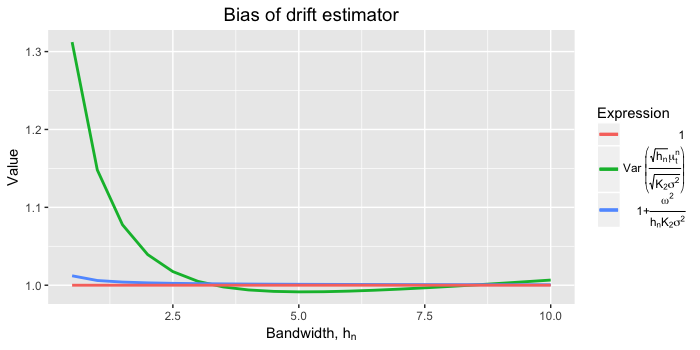

Generate this figure with R:
library(ggplot2)
library(latex2exp)
setwd(Sys.getenv("masters-thesis"))
source("Simulation/Heston.R")
source("Simulation/BlackScholes.R")
source("Simulation/Bursts.R")
source("Simulation/Jumps.R")
source("Estimation/pre-average.R")
source("Estimation/estimates.R")
source("Estimation/estimates_reloaded.R")

set.seed(100)

#################### PARAMETERS THAT DON'T CHANGE ####################
omega2 <- 2.64*10^(-10) #What Mathias wrote
omega <- sqrt(omega2)
K2 <- 0.5 #K2
n <- 23400 /7
mat <- 6.5/(24*7*52) /7 #I cheat a little because it takes too long otherwise. Since it is only evaluated in a single point, it doesn't matter as long as there are enough bandwidths of obs.
dt <- mat/n
Npaths <- 1000
sigma2 <- 0.0457
sigma <- sqrt(sigma2)
#noise_ratio <- omega/(sigma*sqrt(dt))

#Because of lack of memory, it is done in loops
n_loops <- ceiling(Npaths/100)

#List to final values
hd_list <- seq(1,20,by = 1)/ (2*60*24*7*52)
var_bias_temp <- matrix(nrow = n_loops,ncol = length(hd_list))

for (memory in 1:n_loops) {
  #memory <- 1
  print(memory)
  temp_paths <- Npaths / n_loops
  BS <- sim.BlackScholes(mean = 0, sd = sigma, omega = omega, Nsteps = n, Npath = temp_paths)

  #Create dy
  BS$Y <- t(diff(t(as.matrix(BS$Y))))
  
  #################### LOOP OVER H_D ####################
  
  #H_d from 1min to 15min
  for (hd in 1:length(hd_list)) {
    
    #hd <- 2
    desired_index <- n-1 #Takes last index, so K uses as many points as possible
    
    mu_hat <- sqrt(hd_list[hd])/sqrt(K2*sigma^2)*est.mu.mat(data = BS, hd = hd_list[hd], t.index = desired_index)$mu
    var_bias_temp[memory,hd] <- mean(mu_hat^2) #We know it has mean zero, so E(mu^2) is more precise than Var(mu)
  }
}

#The total variance is just the mean of the variances (because the loops have same size)
var_bias <- numeric(length = length(hd_list))
for (hd in 1:length(hd_list)) {
  var_bias[hd] <- mean(var_bias_temp[,hd])
}

#Compute the the bias from the last noise term
noise <- 1+omega^2 / (hd_list*K2*sigma2)


#################### PLOT ####################
hd_minutes <- hd_list*(60*24*7*52)
data <- data.frame(hd = hd_minutes, target = (1:length(hd_minutes)*0)+1, var_bias = var_bias, var_bias_noise = noise)

ggplot() +
  geom_line(data=data, aes(x=hd, y=var_bias, col = "Var_mu"), size = 1) +
  geom_line(data=data, aes(x=hd, y=var_bias_noise, col = "var-noise"), size = 1) +
  geom_line(data=data, aes(x=hd, y=target, col = "1"), size = 1) +
  xlab(TeX("Bandwidth, $h_n$")) + ylab("Value") +
  ggtitle('Bias of drift estimator') +
  theme(plot.title = element_text(hjust = 0.5, size = 14)) +
  scale_color_discrete(name = "Expression",
                       labels = unname(TeX(
    c("1",'Var $\\left( \\frac{\\sqrt{h_n} \\mu_t^n}{\\sqrt{K_2 \\sigma^2}} \\right)$',
      "$1+\\frac{\\omega^2}{h_n K_2 \\sigma^2$"))))
